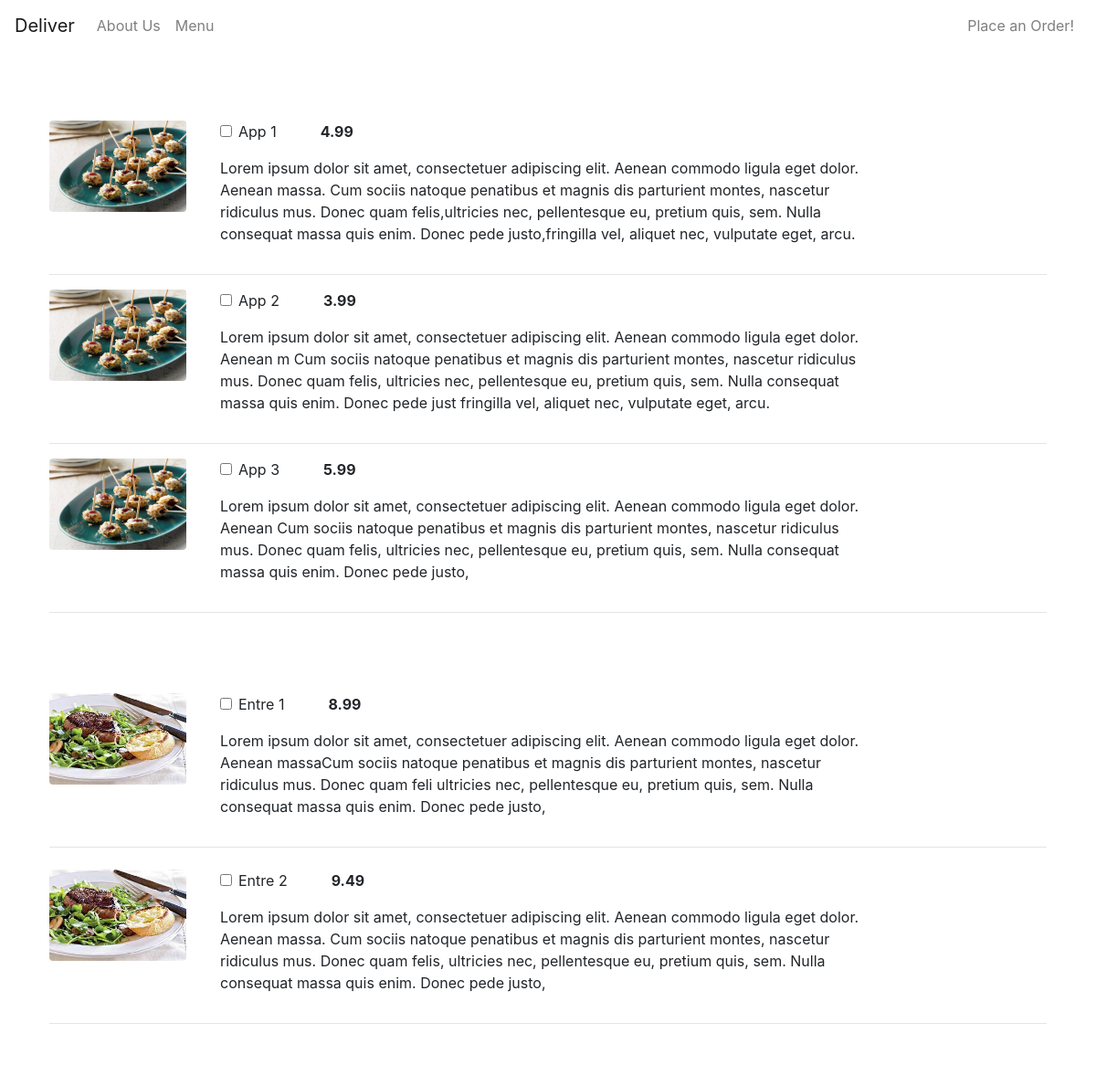
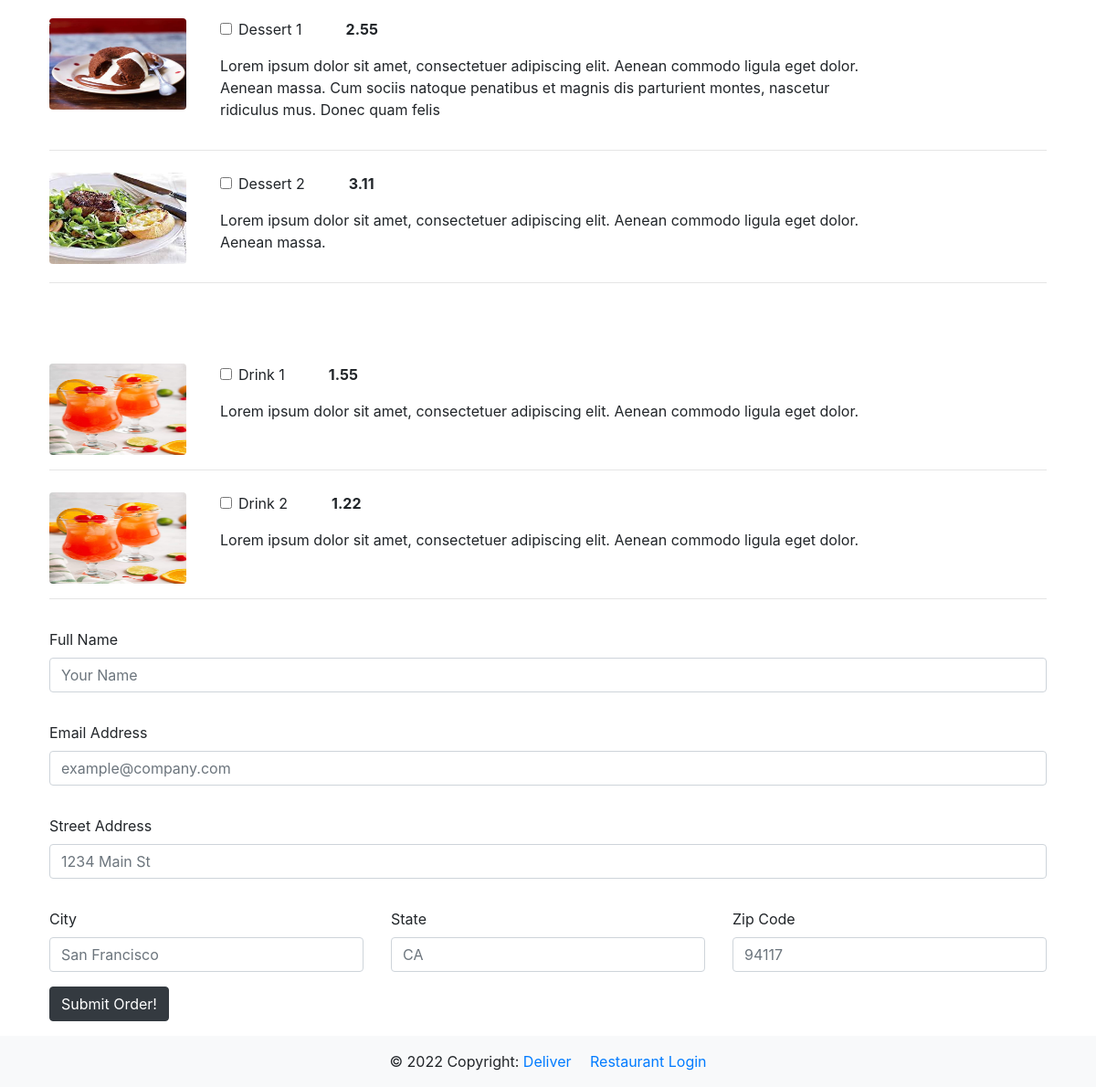
The page /order/ on the database its author committed (2 pictures, top to bottom).
### customers/models.py (models this page shows, shortened)
class MenuItem(models.Model):
    name = models.CharField(max_length=100)
    description = models.TextField()
    image = models.ImageField(upload_to='menu_images')
    price = models.DecimalField(max_digits=5, decimal_places=2)
    category = models.ManyToManyField('Category', related_name='item')

### customers/views.py (the view, shortened to what this page needs)
# urls.py: path('order/',Order.as_view(), name = 'order'),
class Order(View):
    def get(self, request, *args, **kwargs):
        appetizers = MenuItem.objects.filter(category__name__contains='Appetizer')
        entres = MenuItem.objects.filter(category__name__contains='Entre')
        desserts = MenuItem.objects.filter(category__name__contains='Dessert')
        drinks = MenuItem.objects.filter(category__name__contains='Drink')
        context = {
            'appetizers': appetizers,
            'entres': entres,
            'desserts': desserts,
            'drinks': drinks,
        }
        return render(request, 'customer/order.html',context)

### customers/templates/customer/order.html (shortened to what this page needs)
{% extends 'customer/base.html' %}
{% block content %}
<div class="container mb-5">
    <div class="row justify-content-center mt-1">
        <div class="col-md-12 col-sm-12 p-4">
            <form method="POST">
                <div class="pt-5">
                    {% for app in appetizers %}
                    <div class="row">
                        <div class="col-md-2 col-sm-12">
                            <img class="rounded" src="{{ app.image.url }}" width="150" height="100"/>
                        </div>
                        <div class="col-md-8 col-sm-12">
                            <div class="d-flex flex-row">
                                <div class="form-group form-check">
                                    <input type="checkbox" name="items[]" class="form-check-input" value="{{ app.pk }}">
                                    <label class="form-check-label">{{ app.name }}</label>
                                </div>
                                <p class="font-weight-bold pl-5">{{ app.price }}</p>
                            </div>
                            <p>{{ app.description }}</p>
                        </div>
                    </div>
                    <hr />
                {% endfor %}
                </div>
                <div class="pt-5">
                    {% for entre in entres %}
                    <div class="row mt-4">
                        <div class="col-md-2 col-sm-12">
                            <img class="rounded" src="{{ entre.image.url }}" width="150" height="100"/>
                        </div>
                        <div class="col-md-8 col-sm-12">
                            <div class="d-flex flex-row">
                                <div class="form-group form-check">
                                    <input type="checkbox" name="items[]" class="form-check-input" value="{{ entre.pk }}">
                                    <label class="form-check-label">{{ entre.name }}</label>
                                </div>
                                <p class="font-weight-bold pl-5">{{ entre.price }}</p>
                            </div>
                            <p>{{ entre.description }}</p>
                        </div>
                    </div>
                    <hr />
                    {% endfor %}
                </div>
                <div class="pt-5">
                    {% for dessert in desserts %}
                    <div class="row mt-4">
                        <div class="col-md-2 col-sm-12">
                            <img class="rounded" src="{{ dessert.image.url }}" width="150" height="100"/>
                        </div>
                        <div class="col-md-8 col-sm-12">
                            <div class="d-flex flex-row">
                                <div class="form-group form-check">
                                    <input type="checkbox" name="items[]" class="form-check-input" value="{{ dessert.pk }}">
                                    <label class="form-check-label">{{ dessert.name }}</label>
                                </div>
                                <p class="font-weight-bold pl-5">{{ dessert.price }}</p>
                            </div>
                            <p>{{ dessert.description }}</p>
                        </div>
                    </div>
                    <hr />
                    {% endfor %}
                </div>
                <div class="pt-5">
                    {% for drink in drinks %}
                    <div class="row mt-4">
                        <div class="col-md-2 col-sm-12">
                            <img class="rounded" src="{{ drink.image.url }}" width="150" height="100"/>
                        </div>
                        <div class="col-md-8 col-sm-12">
                            <div class="d-flex flex-row">
                                <div class="form-group form-check">
                                    <input type="checkbox" name="items[]" class="form-check-input" value="{{ drink.pk }}">
                                    <label class="form-check-label">{{ drink.name }}</label>
                                </div>
                                <p class="font-weight-bold pl-5">{{ drink.price }}</p>
                            </div>
                            <p>{{ drink.description }}</p>
                        </div>
                    </div>
                    <hr />
                    {% endfor %}
                </div>
                <div class="form-group pt-3">
                    <label for="name">Full Name</label>
                    <input required class="form-control" type="text" placeholder="Your Name" name="name" />
                </div>
                <div class="form-group pt-3">
                    <label for="email">Email Address</label>
                    <input required class="form-control" type="text" placeholder="example@company.com" name="email" />
                </div>
                <div class="form-group pt-3">
                    <label for="street">Street Address</label>
                    <input required class="form-control" type="text" placeholder="1234 Main St" name="street" />
                </div>
                <div class="row">
                    <div class="col-md-4 col-sm-12">
                        <div class="form-group pt-3">
                            <label for="city">City</label>
                            <input required class="form-control" type="text" placeholder="San Francisco" name="city" />
                        </div>
                    </div>
                    <div class="col-md-4 col-sm-12">
                        <div class="form-group pt-3">
                            <label for="state">State</label>
                            <input required class="form-control" type="text" placeholder="CA" name="state" />
                        </div>
                    </div>
                    <div class="col-md-4 col-sm-12">
                        <div class="form-group pt-3">
                            <label for="zip">Zip Code</label>
                            <input required class="form-control" type="text" placeholder="94117" name="zip" />
                        </div>
                    </div>
                </div>
                <button type="button" class="btn btn-dark" data-toggle="modal" data-target="#submitModal">
                    Submit Order!
                </button>
            </form>
        </div>
    </div>
</div>
{% endblock content %}

### rows shown on the page
MenuItem: image (picture), name "App 1", price "4.99", description "Lorem ipsum dolor sit amet, consectetuer adipiscing elit. Aenean commodo ligula eget dolor. Aenean massa. Cum sociis natoque penatibus et magnis dis parturient montes, nascetur ridiculus mus. Donec quam felis,ultricies nec, pellentesque eu, pretium quis, sem. Nulla consequat massa quis enim. Donec pede justo,fringilla vel, aliquet nec, vulputate eget, arcu."
MenuItem: image (picture), name "App 2", price "3.99", description "Lorem ipsum dolor sit amet, consectetuer adipiscing elit. Aenean commodo ligula eget dolor. Aenean m Cum sociis natoque penatibus et magnis dis parturient montes, nascetur ridiculus mus. Donec quam felis, ultricies nec, pellentesque eu, pretium quis, sem. Nulla consequat massa quis enim. Donec pede just fringilla vel, aliquet nec, vulputate eget, arcu."
MenuItem: image (picture), name "App 3", price "5.99", description "Lorem ipsum dolor sit amet, consectetuer adipiscing elit. Aenean commodo ligula eget dolor. Aenean Cum sociis natoque penatibus et magnis dis parturient montes, nascetur ridiculus mus. Donec quam felis, ultricies nec, pellentesque eu, pretium quis, sem. Nulla consequat massa quis enim. Donec pede justo,"
MenuItem: image (picture), name "Entre 1", price "8.99", description "Lorem ipsum dolor sit amet, consectetuer adipiscing elit. Aenean commodo ligula eget dolor. Aenean massaCum sociis natoque penatibus et magnis dis parturient montes, nascetur ridiculus mus. Donec quam feli ultricies nec, pellentesque eu, pretium quis, sem. Nulla consequat massa quis enim. Donec pede justo,"
MenuItem: image (picture), name "Entre 2", price "9.49", description "Lorem ipsum dolor sit amet, consectetuer adipiscing elit. Aenean commodo ligula eget dolor. Aenean massa. Cum sociis natoque penatibus et magnis dis parturient montes, nascetur ridiculus mus. Donec quam felis, ultricies nec, pellentesque eu, pretium quis, sem. Nulla consequat massa quis enim. Donec pede justo,"
MenuItem: image (picture), name "Dessert 1", price "2.55", description "Lorem ipsum dolor sit amet, consectetuer adipiscing elit. Aenean commodo ligula eget dolor. Aenean massa. Cum sociis natoque penatibus et magnis dis parturient montes, nascetur ridiculus mus. Donec quam felis"
MenuItem: image (picture), name "Dessert 2", price "3.11", description "Lorem ipsum dolor sit amet, consectetuer adipiscing elit. Aenean commodo ligula eget dolor. Aenean massa."
MenuItem: image (picture), name "Drink 1", price "1.55", description "Lorem ipsum dolor sit amet, consectetuer adipiscing elit. Aenean commodo ligula eget dolor."
MenuItem: image (picture), name "Drink 2", price "1.22", description "Lorem ipsum dolor sit amet, consectetuer adipiscing elit. Aenean commodo ligula eget dolor."
